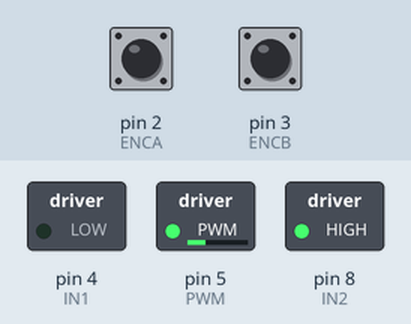
Simulated run of this sketch. Board: Arduino Uno, built with avr-gcc and run on an emulated ATmega328P. On the bench: switched loads named in the sketch (green lamp = pin HIGH). The inputs (shaded band) are chosen by the test bench; at power-on: pin 2 (ENCA) HIGH, pin 3 (ENCB) HIGH. What the sketch prints to the serial monitor is not drawn.

Above: at 0.1 s.
Timing chart, 0 to 1.6 s (numbered marks = the images above):
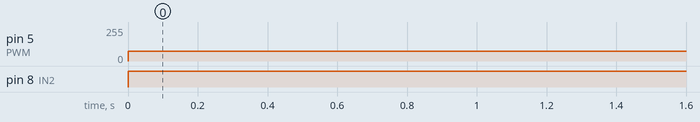

Measured:
- by itself, pin 5 (PWM): 0/255 → 75/255 at 0.00 s
- by itself, pin 8 (IN2): LOW → HIGH at 0.00 s

The sketch:

a11_motor_srpr.ino
```cpp
// This alternate version of the code does not require
// atomic.h. Instead, interrupts() and noInterrupts()
// are used. Please use this code if your
// platform does not support ATOMIC_BLOCK.

// CONCLUSION
// B01 (DOUBLE - RASING (1 TIME )) -- 330 COUNT = 360 DEGREE
// B02 (DOUBLE - RASING / FAILING (2 TIME )) -- 660 COUNT = 360 DEGREE
// B03 /B05  (DOUBLE - CHANGE (4 TIME )) -- 1320 COUNT = 360 DEGREE

#include <SPI.h>
#include <SD.h>
#include <TimerOne.h>

#define ENCA 2 // GREEN
#define ENCB 3 // YELLOW
#define PWM 5
#define IN2 8 // BLACK
#define IN1 4 // WHITE

volatile int posi = 0;
int dir;
int pwr = 75;
int target = 1320;

void setup() {
  Serial.begin(9600);
  pinMode(ENCA,INPUT);
  pinMode(ENCB,INPUT);

  Timer1.initialize(500000); // 0.5 microseconds = 0.5 second
  Timer1.attachInterrupt(serialPrint);

  attachInterrupt(digitalPinToInterrupt(ENCA),readEncoderA, CHANGE);
  attachInterrupt(digitalPinToInterrupt(ENCB),readEncoderB, CHANGE);

  pinMode(PWM,OUTPUT);
  pinMode(IN1,OUTPUT);
  pinMode(IN2,OUTPUT);

  // Serial.println("target pos");

  while (!Serial) {
    // wait for serial port to connect
  }
}

void loop() {
  // setMotor(dir,pwr,PWM,IN1,IN2);
  // Serial.print("Before: ");
  // Serial.println(posi);

  if(target > posi){
    dir =  1;
  }else{
    dir =  -1;
  }
  setMotor(dir,pwr,PWM,IN1,IN2);

  // Serial.print(" - ");
  // Serial.print(target);
  // Serial.print(" , ");
  // Serial.print(posi);
}

void serialPrint(){
  Serial.print(" - ");
  Serial.print(target);
  Serial.print(" , ");
  Serial.print(posi);
  Serial.print(" , ");
  Serial.println(dir);
}

void setMotor(int dir, int pwmVal, int pwm, int in1, int in2){

  // Serial.print(" , ");
  // Serial.println(dir);

  analogWrite(pwm,pwmVal);
  if(dir == -1){
    digitalWrite(in1,HIGH);
    digitalWrite(in2,LOW);
  }
  else if(dir == 1){
    digitalWrite(in1,LOW);
    digitalWrite(in2,HIGH);
  }
  else{
    digitalWrite(in1,LOW);
    digitalWrite(in2,LOW);
  }
}

void readEncoderA(){
	int a = digitalRead(ENCA);
  int b = digitalRead(ENCB);

  if(a == 0){
    if(b == 0){
			posi++;
		}else{
			posi--;
		}
  }
  else{
    if(b == 0){
			posi--;
		}else{
			posi++;
		}
  }
}

void readEncoderB(){
  int a = digitalRead(ENCA);
	int b = digitalRead(ENCB);

  if(b == 0){
    if(a == 0){
			posi--;
		}else{
			posi++;
		}
  }
  else{
    if(a == 0){
			posi++;
		}else{
			posi--;
		}
  }
}
```
